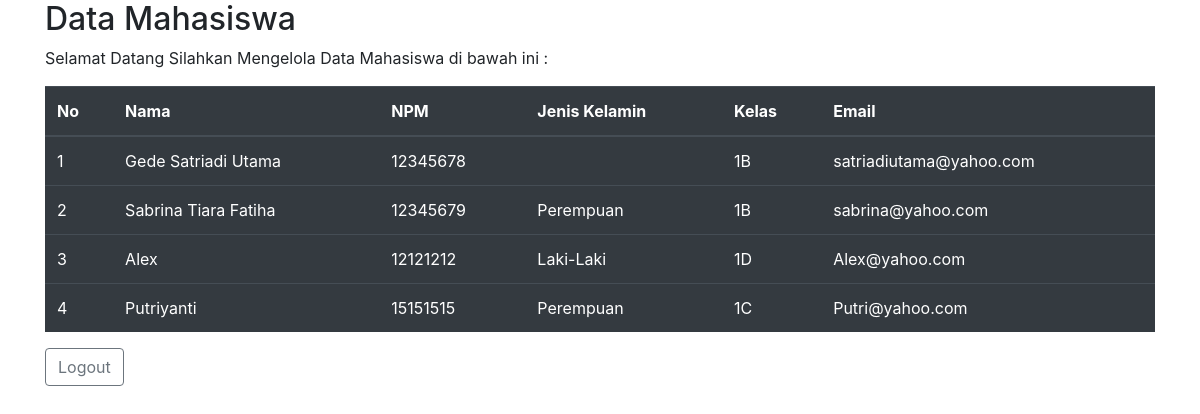
Page /user/home.php on the committed database.
### tables this page shows
CREATE TABLE `mhs` (
  `id_mhs` int(11) NOT NULL,
  `nm_mhs` varchar(100) NOT NULL,
  `npm` varchar(8) NOT NULL,
  `jk` varchar(10) NOT NULL,
  `id_kelas` int(11) NOT NULL,
  `email` varchar(100) NOT NULL
);

CREATE TABLE `kelas` (
  `id_kelas` int(11) NOT NULL,
  `kelas` varchar(10) NOT NULL
);

### user/home.php (the view, shortened to what this page needs)
<?php
include "../koneksi.php";
$tampil = mysqli_query ($conf, "SELECT * FROM mhs, kelas WHERE kelas.id_kelas = mhs.id_kelas");
?>
<!DOCTYPE html>
<html lang="en">
<head>
  <link rel="stylesheet" type="text/css" href="../css/bootstrap.min.css">
</head>
<body>
<div class="container">
  <h2>Data Mahasiswa</h2>
  <p>Selamat Datang <b><?php echo $_SESSION['nama'];?></b> Silahkan Mengelola Data Mahasiswa di bawah ini : </p>
  <table class="table table-dark table-hover">
    <thead>
      <tr>
        <th>No</th>
        <th>Nama</th>
        <th>NPM</th>
        <th>Jenis Kelamin</th>
        <th>Kelas</th>
        <th>Email</th>
      </tr>
    </thead>
    <tbody>
        <?php
        $no=1;
        while($r = mysqli_fetch_array($tampil)){
            echo " <tr>
            <td>$no</td>
              <td>$r[nm_mhs]</td>
              <td>$r[npm]</td>
              <td>$r[jk]</td>
              <td>$r[kelas]</td>
              <td>$r[email]</td>
            </tr>";
            $no++;
        }
        ?>
    </tbody>
  </table>
  <p><a href="../logout.php"<button type="button" class="btn btn-outline-secondary">Logout</button></a></p>
</div>
</body>
</html>

### rows in the picture
mhs: nm_mhs "Gede Satriadi Utama", npm "12345678", id_kelas.kelas "1B", email "satriadiutama@yahoo.com"
mhs: nm_mhs "Sabrina Tiara Fatiha", npm "12345679", jk "Perempuan", id_kelas.kelas "1B", email "sabrina@yahoo.com"
mhs: nm_mhs "Alex", npm "12121212", jk "Laki-Laki", id_kelas.kelas "1D", email "Alex@yahoo.com"
mhs: nm_mhs "Putriyanti", npm "15151515", jk "Perempuan", id_kelas.kelas "1C", email "Putri@yahoo.com"
